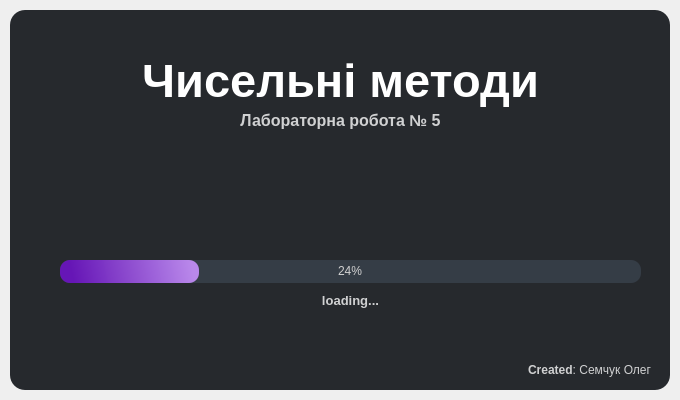
<?xml version="1.0" encoding="UTF-8"?>
<ui version="4.0">
 <class>SplashScreen</class>
 <widget class="QMainWindow" name="SplashScreen">
  <property name="geometry">
   <rect>
    <x>0</x>
    <y>0</y>
    <width>680</width>
    <height>400</height>
   </rect>
  </property>
  <property name="windowTitle">
   <string>MainWindow</string>
  </property>
  <widget class="QWidget" name="centralwidget">
   <layout class="QVBoxLayout" name="verticalLayout">
    <property name="spacing">
     <number>0</number>
    </property>
    <property name="leftMargin">
     <number>10</number>
    </property>
    <property name="topMargin">
     <number>10</number>
    </property>
    <property name="rightMargin">
     <number>10</number>
    </property>
    <property name="bottomMargin">
     <number>10</number>
    </property>
    <item>
     <widget class="QFrame" name="dropShadowFrame">
      <property name="styleSheet">
       <string notr="true">QFrame {
	border-radius: 15px;
	
	background-color: rgb(38, 41, 45);
	color: rgb(132, 0, 198);
}</string>
      </property>
      <property name="frameShape">
       <enum>QFrame::StyledPanel</enum>
      </property>
      <property name="frameShadow">
       <enum>QFrame::Raised</enum>
      </property>
      <widget class="QLabel" name="label_title">
       <property name="geometry">
        <rect>
         <x>0</x>
         <y>20</y>
         <width>661</width>
         <height>101</height>
        </rect>
       </property>
       <property name="font">
        <font>
         <family>Segoe UI</family>
         <pointsize>35</pointsize>
         <weight>75</weight>
         <italic>false</italic>
         <bold>true</bold>
        </font>
       </property>
       <property name="styleSheet">
        <string notr="true">color: rgb(255, 255, 255);
background-color: rgb(38, 41, 45);</string>
       </property>
       <property name="text">
        <string>Чисельні методи</string>
       </property>
       <property name="alignment">
        <set>Qt::AlignCenter</set>
       </property>
      </widget>
      <widget class="QLabel" name="label_description">
       <property name="geometry">
        <rect>
         <x>150</x>
         <y>100</y>
         <width>361</width>
         <height>21</height>
        </rect>
       </property>
       <property name="font">
        <font>
         <family>Segoe UI</family>
         <pointsize>12</pointsize>
         <weight>75</weight>
         <italic>false</italic>
         <bold>true</bold>
        </font>
       </property>
       <property name="styleSheet">
        <string notr="true">color: rgba(255, 255, 255, 200);</string>
       </property>
       <property name="text">
        <string>Лабораторна робота № 5</string>
       </property>
       <property name="alignment">
        <set>Qt::AlignCenter</set>
       </property>
      </widget>
      <widget class="QProgressBar" name="progressBar">
       <property name="geometry">
        <rect>
         <x>50</x>
         <y>250</y>
         <width>581</width>
         <height>23</height>
        </rect>
       </property>
       <property name="styleSheet">
        <string notr="true">QProgressBar{
	background-color: rgb(53, 61, 70);
	color: rgb(209, 209, 209);
	border-style: none;
	border-radius: 10px;
	text-align: center;
}

QProgressBar::chunk{
	
	background-color: qlineargradient(spread:pad, x1:0.085, y1:0.523091, x2:0.96, y2:0.494182, stop:0 rgba(102, 22, 182, 255), stop:1 rgba(190, 139, 241, 246));
	border-radius: 10px;
}</string>
       </property>
       <property name="value">
        <number>24</number>
       </property>
      </widget>
      <widget class="QLabel" name="label_loading">
       <property name="geometry">
        <rect>
         <x>160</x>
         <y>280</y>
         <width>361</width>
         <height>21</height>
        </rect>
       </property>
       <property name="font">
        <font>
         <family>Segoe UI</family>
         <pointsize>10</pointsize>
         <weight>75</weight>
         <italic>false</italic>
         <bold>true</bold>
        </font>
       </property>
       <property name="styleSheet">
        <string notr="true">color: rgba(255, 255, 255, 200);</string>
       </property>
       <property name="text">
        <string>loading...</string>
       </property>
       <property name="alignment">
        <set>Qt::AlignCenter</set>
       </property>
      </widget>
      <widget class="QLabel" name="label_credits">
       <property name="geometry">
        <rect>
         <x>500</x>
         <y>350</y>
         <width>141</width>
         <height>21</height>
        </rect>
       </property>
       <property name="font">
        <font>
         <family>Segoe UI</family>
         <pointsize>9</pointsize>
         <weight>50</weight>
         <italic>false</italic>
         <bold>false</bold>
        </font>
       </property>
       <property name="styleSheet">
        <string notr="true">color: rgba(255, 255, 255, 200);</string>
       </property>
       <property name="text">
        <string>&lt;strong&gt;Created&lt;/strong&gt;: Семчук Олег</string>
       </property>
       <property name="alignment">
        <set>Qt::AlignRight|Qt::AlignTrailing|Qt::AlignVCenter</set>
       </property>
      </widget>
     </widget>
    </item>
   </layout>
  </widget>
 </widget>
 <resources/>
 <connections/>
</ui>
